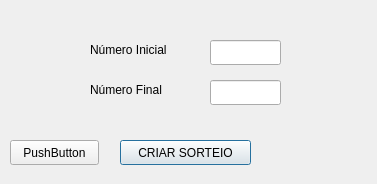
<?xml version="1.0" encoding="UTF-8"?>
<ui version="4.0">
 <class>Dialog</class>
 <widget class="QDialog" name="Dialog">
  <property name="geometry">
   <rect>
    <x>0</x>
    <y>0</y>
    <width>377</width>
    <height>184</height>
   </rect>
  </property>
  <property name="windowTitle">
   <string>Dialog</string>
  </property>
  <widget class="QPushButton" name="pushButton">
   <property name="geometry">
    <rect>
     <x>120</x>
     <y>140</y>
     <width>131</width>
     <height>25</height>
    </rect>
   </property>
   <property name="text">
    <string>CRIAR SORTEIO</string>
   </property>
  </widget>
  <widget class="QLineEdit" name="lineEdit">
   <property name="geometry">
    <rect>
     <x>210</x>
     <y>40</y>
     <width>71</width>
     <height>25</height>
    </rect>
   </property>
  </widget>
  <widget class="QLineEdit" name="lineEdit_2">
   <property name="geometry">
    <rect>
     <x>210</x>
     <y>80</y>
     <width>71</width>
     <height>25</height>
    </rect>
   </property>
  </widget>
  <widget class="QLabel" name="label">
   <property name="geometry">
    <rect>
     <x>90</x>
     <y>40</y>
     <width>111</width>
     <height>20</height>
    </rect>
   </property>
   <property name="text">
    <string>Número Inicial </string>
   </property>
  </widget>
  <widget class="QLabel" name="label_2">
   <property name="geometry">
    <rect>
     <x>90</x>
     <y>80</y>
     <width>111</width>
     <height>20</height>
    </rect>
   </property>
   <property name="text">
    <string>Número Final </string>
   </property>
  </widget>
  <widget class="QPushButton" name="pushButton_2">
   <property name="geometry">
    <rect>
     <x>10</x>
     <y>140</y>
     <width>89</width>
     <height>25</height>
    </rect>
   </property>
   <property name="text">
    <string>PushButton</string>
   </property>
  </widget>
 </widget>
 <resources/>
 <connections/>
</ui>
